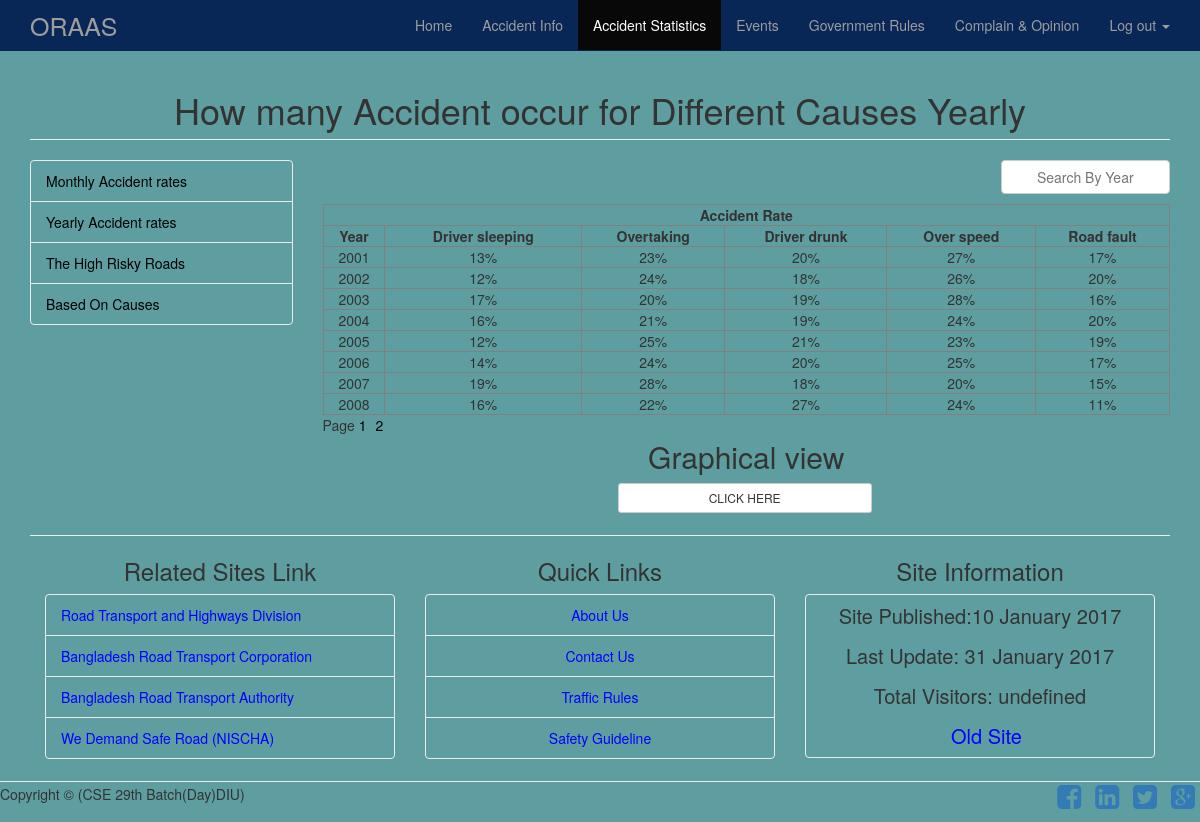
Page /different_fault.php?page=1 (signed in) on the committed database.
### tables this page shows
CREATE TABLE IF NOT EXISTS `driver_fault` (
  `id` int(11) NOT NULL AUTO_INCREMENT,
  `year` int(11) NOT NULL,
  `driver_sleeping` varchar(255) NOT NULL,
  `overtaking` varchar(255) NOT NULL,
  `driver_drunk` varchar(255) NOT NULL,
  `over_speed` varchar(255) NOT NULL,
  `road_fault` varchar(255) NOT NULL,
  PRIMARY KEY (`id`)
);

### different_fault.php (the view, shortened to what this page needs)
<?php require_once "connection.php";
if (isset($_SESSION['user']) && $_SESSION['user'])
{
    $user = $_SESSION['user'];
}
else
{
    header("location:user_login.php");
}
?>
<!DOCTYPE html>
<php lang="en">
    <head>
        <link href="css/bootstrap.min.css" rel="stylesheet">
        <link href="css/modern-business.css" rel="stylesheet">
        <link href="font-awesome/css/font-awesome.min.css" rel="stylesheet" type="text/css">
          <link rel="stylesheet" type="text/css" href="css/style.css">
    </head>
    <body>
        <nav class="navbar navbar-inverse navbar-fixed-top" role="navigation">
            <div class="container">
                <div class="navbar-header">
                   <a class="navbar-brand" href="index.php" style="font-size:25px">ORAAS</a>
                </div>
                <div class="collapse navbar-collapse" id="bs-example-navbar-collapse-1">
                    <ul class="nav navbar-nav navbar-right">
                        <li>
                            <a href="index.php">Home</a>
                        </li>
                        <li >
                            <a href="accident_info.php">Accident Info</a>
                        </li>
                        <li class="active">
                            <a href="accident_statistics.php">Accident Statistics</a>
                        </li>
                        <li>
                            <a href="events.php">Events</a>
                        </li>
                        <li>
                            <a href="government_rules.php">Government Rules</a>
                        </li>
                        <li>
                            <a href="complain_opinion.php">Complain & Opinion</a>
                        </li>
                        <?php if ($user) { ?>
                        <li class="dropdown">
                        <a href="#" class="dropdown-toggle" data-toggle="dropdown">Log out <b class="caret"></b></a>
                       </li>
                       <?php } ?>
                    </ul>
                </div>
            </div>
        </nav>
        <div class="container">
            <div class="row">
                <div class="col-lg-12">
                   <h1 class="page-header" style="text-align:center">How many Accident occur for Different Causes Yearly</h1>
                </div>
            </div>
            <div class="row">
                <div class="col-md-3">
                    <div class="list-group">
                        <a href="monthly_rates.php?page=1" class="list-group-item" style="color:black">Monthly Accident rates</a>
                        <a href="yearly_rates.php?page=1" class="list-group-item" style="color:black">Yearly Accident rates</a>
                        <a href="high_risk_roads.php?page=1" class="list-group-item" style="color:black">The High Risky Roads</a>
                        <a href="different_fault.php?page=1" class="list-group-item" style="color:black">Based On Causes</a>
                    </div>
                </div>
                 <div class="col-md-9">
                 <form method="POST" action="d_search.php">
                    <input class="btn btn-md btn-default btn-block" style="float: right;width:20%;margin-bottom:10px" type="text" name="year" placeholder="Search By Year" >
                </form>
                 <?php
                        $page=$_GET["page"];
                        if($page=="1")
                        {
                                $page1=0;
                        }
                        else
                        {
                             $page1=($page*8)-8;
                        }
                        $sql = "SELECT*FROM driver_fault ";
                        $res1 = mysql_query($sql) or die(mysql_error());
                        $row = mysql_num_rows($res1);
                        $a = $row/8;
                        $a = ceil ($a);
                ?>
                <table border="1" width="100%">
                    <thead>
                        <tr>
                             <?php if(isset($_SESSION['user']) && $_SESSION['user']['username'] =='farida') { ?>
                                 <th colspan="8" style="text-align:center" >Accident Rate</th>
                           <?php  }
                            else { ?>
                              <th colspan="6" style="text-align:center" >Accident Rate</th>
                              <?php } ?>
                        </tr>
                        <tr>
                                <th style="text-align:center">Year</th>
                                <th style="text-align:center">Driver sleeping</th>
                                <th style="text-align:center">Overtaking</th>
                                <th style="text-align:center">Driver drunk</th>
                                <th style="text-align:center">Over speed</th>
                                <th style="text-align:center">Road fault</th>
                        </tr>
                    </thead>
                    <tbody>
                        <?php
                              $sql = "SELECT*FROM driver_fault LIMIT $page1,8";
                              $res = mysql_query($sql) or die(mysql_error());
                             while ($data = mysql_fetch_assoc($res)) { ?>
                            <tr style="text-align:center">
                                <td><?php echo $data['year'] ?></td>
                                <td><?php echo $data['driver_sleeping'] ?></td>
                                <td><?php echo $data['overtaking'] ?></td>
                                <td><?php echo $data['driver_drunk'] ?></td>
                                <td><?php echo $data['over_speed'] ?></td>
                                <td><?php echo $data['road_fault'] ?></td>
                            </tr>
                        <?php } ?>
                    </tbody>
                </table>
                   <?php
                    echo "Page";
                    for($b=1;$b<=$a;$b++)
                     {
                     ?> <a href="different_fault.php?page=<?php echo $b;?>" style="margin-right:5px;color:black"><?php echo $b; ?></a> <?php
                      }
                     ?>
                    <h2 style="text-align:center;margin-top:5px">Graphical view</h2><a class="btn btn-sm btn-default btn-block" href="different_fault_view.php" style="margin-left:295px;width:30%">CLICK HERE</a>
                  <br>
                  </div>
            </div>
            <hr>
            <div class="row">
                   <div class="col-lg-12">
                    <div class="col-md-4">
                    <h3 style="text-align:center">Related Sites Link</h3>
                    <div class="list-group">
                     <a href="http://www.rthd.gov.bd/" class="list-group-item" style="color:blue" target="_blank">Road Transport and Highways Division</a>
                     <a href="http://www.brtc.gov.bd/" class="list-group-item" style="color:blue" target="_blank">Bangladesh Road Transport Corporation</a>
                     <a href="https://www.facebook.com/brta.bd/" class="list-group-item" style="color:blue" target="_blank">Bangladesh Road Transport Authority</a>
                     <a href="http://wedemandsaferoadbd.org" class="list-group-item" style="color:blue" target="_blank">We Demand Safe Road (NISCHA)</a>
                   </div>
                    </div>
                    <div class="col-md-4">
                    <h3 style="text-align:center">Quick Links</h3>
                      <div class="list-group">
                            <a href="about.php" class="list-group-item" style="text-align:center;color:blue">About Us</a>
                            <a href="contact.php" class="list-group-item" style="text-align:center;color:blue">Contact Us</a>
                            <a href="traffic_rules.php" class="list-group-item" style="text-align:center;color:blue">Traffic Rules</a>
                            <a href="safety_guideline.php" class="list-group-item" style="text-align:center;color:blue">Safety Guideline</a>
                      </div>
                    </div>
                    <div class="col-md-4">
                    <h3 style="text-align:center">Site Information</h3>
                      <div class="list-group">
                            <h4 class="list-group-item">
                            <p style="font-size:20px;text-align:center;margin-bottom:18px">Site Published:10 January 2017</p>
                            <p style="font-size:20px;text-align:center;margin-bottom:18px">Last Update: 31 January 2017</p>
                            <p style="font-size:20px;text-align:center;margin-bottom:18px"><script> document.write("Total Visitors: " + localStorage.pagecount + "");</script></p>
                            <a href="http://localhost/update_project/project/index.php" style="font-size:20px;color:blue;text-align:center;margin-left:130px" target="_blank">Old Site</a>
                           </h4>
                      </div>
                    </div>
                   </div>
                </div>
             </div>
            <hr>
             <footer class="welcome">
                <div class="row">
                    <div class="col-md-6 ">
                       <p>Copyright © (CSE 29th Batch(Day)DIU)</p>
                    </div>
                    <div class="col-md-6 text-right">
                         <ul class="list-unstyled list-inline list-social-icons">
                            <li>
                                <a href="#"><i class="fa fa-facebook-square fa-2x"></i></a>
                            </li>
                            <li>
                                <a href="#"><i class="fa fa-linkedin-square fa-2x"></i></a>
                            </li>
                            <li>
                                <a href="#"><i class="fa fa-twitter-square fa-2x"></i></a>
                            </li>
                            <li>
                                <a href="#"><i class="fa fa-google-plus-square fa-2x"></i></a>
                            </li>
                        </ul>
                    </div>
                </div>
            </footer>
    </body>
</html>

### css/modern-business.css (style rules this page uses)
html, body { height: 100%; }
body { padding-top: 50px; }
footer { margin: 50px 0; }

### css/style.css (style rules this page uses)
body { background: #5F9EA0; }
.navbar-inverse { background-color: #092756 ; border-color: #092756 ; }
.navbar-inverse .navbar-nav > .active > a, .navbar-inverse .navbar-nav > .active > a:focus, .navbar-inverse .navbar-nav > .active > a:hover { background-color: #080808; color: #fff; }
.list-group-item { background-color: #5F9EA0; border: 1px solid #ebebeb; display: block; margin-bottom: -1px; padding: 10px 15px; position: relative; }
.welcome { margin-top:2px; margin-bottom:0px; }
hr { margin-top:2px; margin-bottom:2px; }

### rows in the picture
driver_fault: year "2001", driver_sleeping "13%", overtaking "23%", driver_drunk "20%", over_speed "27%", road_fault "17%"
driver_fault: year "2002", driver_sleeping "12%", overtaking "24%", driver_drunk "18%", over_speed "26%", road_fault "20%"
driver_fault: year "2003", driver_sleeping "17%", overtaking "20%", driver_drunk "19%", over_speed "28%", road_fault "16%"
driver_fault: year "2004", driver_sleeping "16%", overtaking "21%", driver_drunk "19%", over_speed "24%", road_fault "20%"
driver_fault: year "2005", driver_sleeping "12%", overtaking "25%", driver_drunk "21%", over_speed "23%", road_fault "19%"
driver_fault: year "2006", driver_sleeping "14%", overtaking "24%", driver_drunk "20%", over_speed "25%", road_fault "17%"
driver_fault: year "2007", driver_sleeping "19%", overtaking "28%", driver_drunk "18%", over_speed "20%", road_fault "15%"
driver_fault: year "2008", driver_sleeping "16%", overtaking "22%", driver_drunk "27%", over_speed "24%", road_fault "11%"
